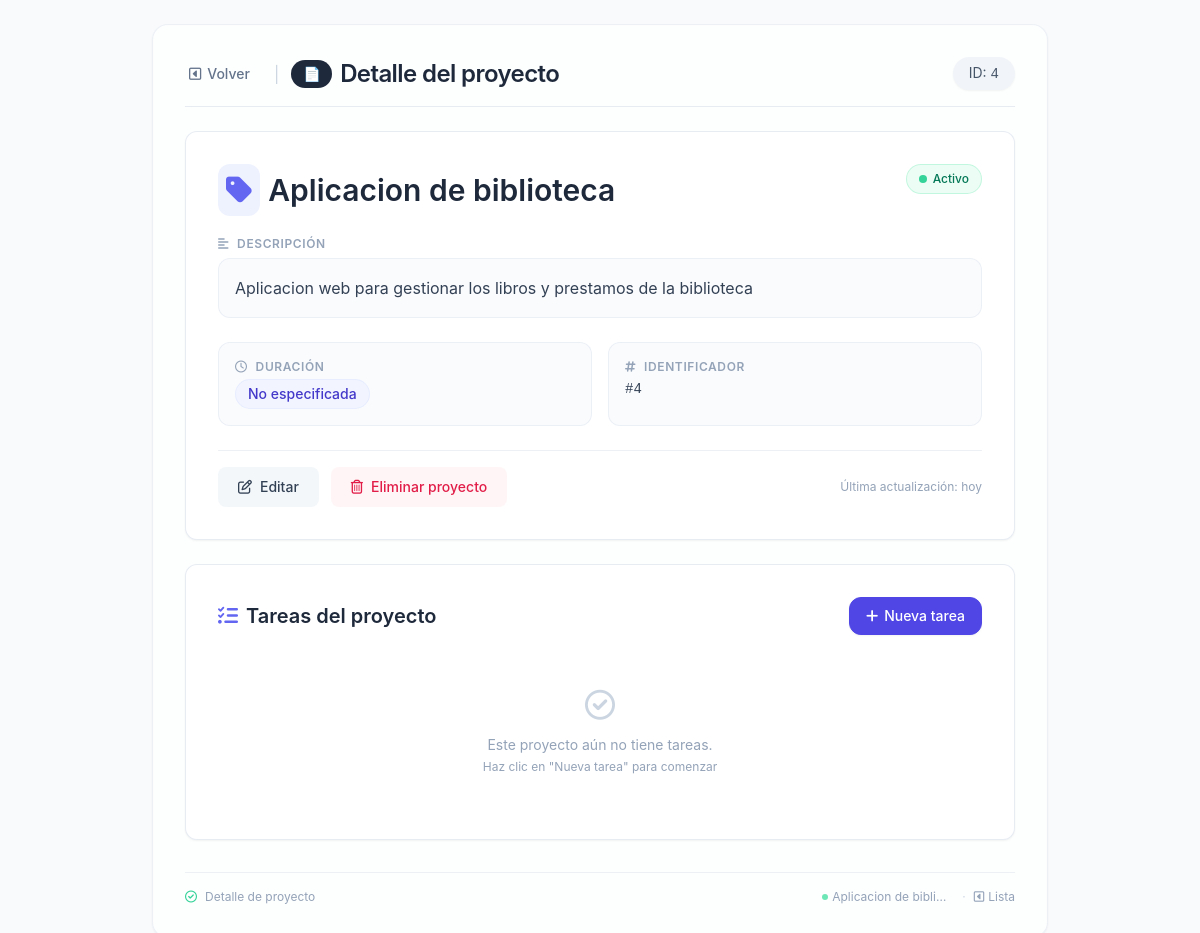
Page /proyectos/4/ on the earlier database version.
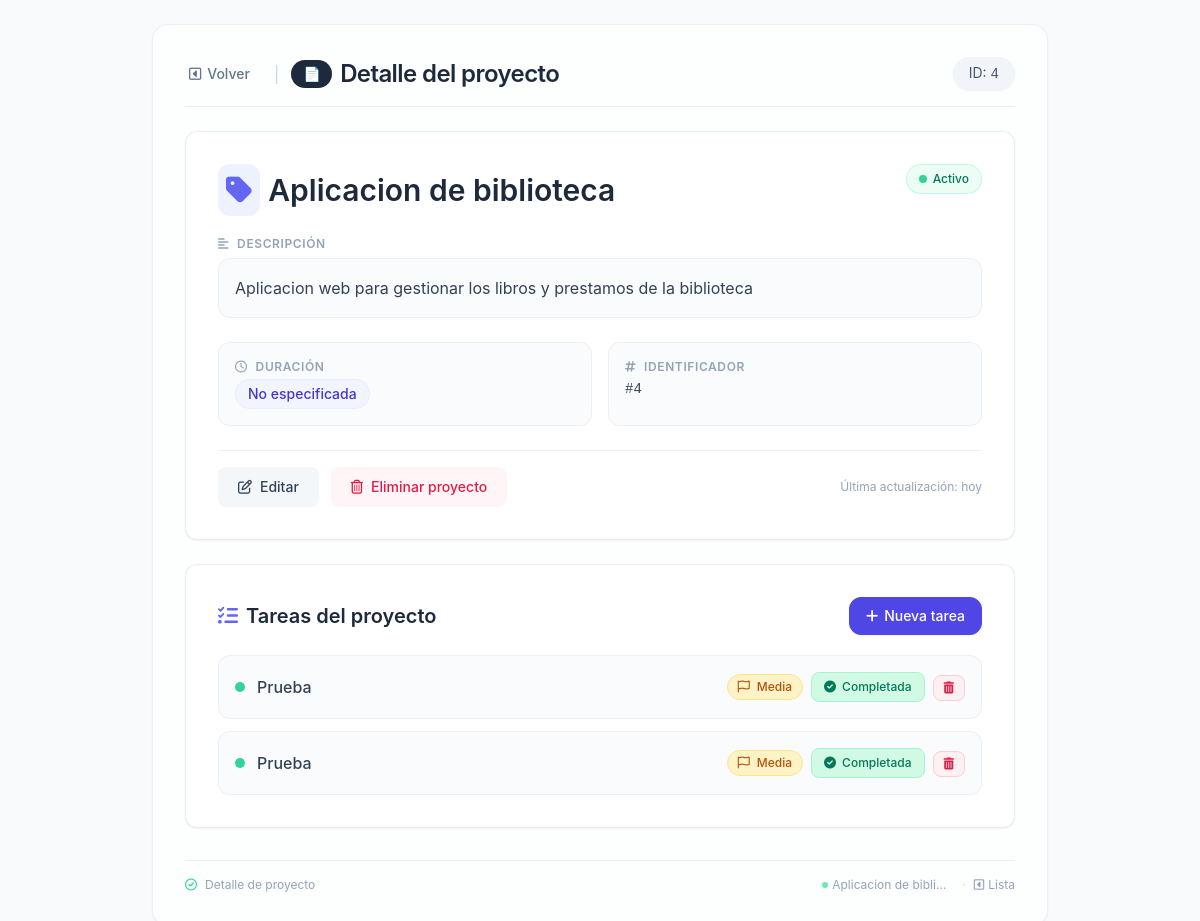
Same page on the later database version.
### gestor_proyectos/models.py (models this page shows)
class Proyecto(models.Model):
  nombre = models.CharField(max_length=100) # Campo de texto (varchar)
  descripcion = models.TextField() # Campo de texto largo
  duracion = models.IntegerField() # Campo numérico entero

class Tarea(models.Model):
  PRIORIDAD_CHOICES = [
    ('BAJA', 'Baja'),
    ('MEDIA', 'Media'),
    ('ALTA', 'Alta'),
  ]
  ESTADO_CHOICES = [
    ('PENDIENTE', 'Pendiente'),
    ('EN_PROGRESO', 'En Progreso'),
    ('COMPLETADA', 'Completada'),
  ]
  proyecto = models.ForeignKey(
    Proyecto,
    on_delete=models.CASCADE,
    related_name='tareas'
  )
  titulo = models.CharField(max_length=50)
  prioridad = models.CharField(
    max_length=5,
    choices=PRIORIDAD_CHOICES,
    default='MEDIA'
  )
  estado = models.CharField(
    max_length=11,
    choices=ESTADO_CHOICES,
    default='PENDIENTE'
  )

### gestor_proyectos/views.py (the view)
# urls.py: path('proyectos/<int:id>/', views.ver_proyecto, name='ver_proyecto'),
def ver_proyecto(request, id):
  proyecto = Proyecto.objects.get(id=id)
  return render(request,'detalle-proyecto.html', {'proyecto': proyecto})

### gestor_proyectos/templates/detalle-proyecto.html (shortened to what this page needs)
<!DOCTYPE html>
<html lang="es">
<head>
    <script src="https://cdn.tailwindcss.com"></script>
    <link rel="stylesheet" href="https://cdnjs.cloudflare.com/ajax/libs/font-awesome/6.0.0-beta3/css/all.min.css" />
</head>
<body class="antialiased text-slate-700 p-4 md:p-6">
    <main class="max-w-4xl mx-auto bg-white/70 backdrop-blur-sm rounded-2xl shadow-sm p-6 md:p-8 border border-slate-200/60">
        <div class="flex flex-wrap items-center justify-between gap-4 mb-6 border-b border-slate-200/80 pb-4">
            <div class="flex items-center gap-3">
                <a href="{% url 'proyectos' %}"
                   class="inline-flex items-center gap-1.5 text-sm font-medium text-slate-500 hover:text-slate-700 transition-colors enlace-accion px-3 py-1.5 rounded-lg -ml-2">
                    <i class="fa-regular fa-square-caret-left"></i>
                    Volver
                </a>
                <span class="text-slate-300">|</span>
                <h1 class="text-2xl font-semibold tracking-tight text-slate-800 flex items-center gap-2">
                    <span class="bg-slate-800 text-white text-sm font-medium px-3 py-1 rounded-full">📄</span>
                    Detalle del proyecto
                </h1>
            </div>
            <div class="text-sm bg-slate-100 px-4 py-1.5 rounded-full text-slate-600 shadow-sm">
                ID: <span class="font-mono font-medium">{{ proyecto.id }}</span>
            </div>
        </div>
        <div class="detalle-card bg-white border border-slate-200/80 rounded-xl p-6 md:p-8 shadow-sm">
            <div class="flex flex-wrap items-start justify-between gap-4 mb-5">
                <h2 class="text-2xl md:text-3xl font-semibold text-slate-800 break-words flex items-center gap-2">
                    <span class="bg-indigo-50 p-2 rounded-xl text-indigo-500">
                        <i class="fa-solid fa-tag"></i>
                    </span>
                    {{ proyecto.nombre }}
                </h2>
                <span class="inline-flex items-center gap-1.5 text-xs font-medium text-emerald-700 bg-emerald-50 px-3 py-1.5 rounded-full border border-emerald-200/60">
                    <span class="w-2 h-2 rounded-full bg-emerald-400"></span>
                    Activo
                </span>
            </div>
            <div class="mb-6">
                <h3 class="text-xs font-semibold text-slate-400 uppercase tracking-wider mb-1.5 flex items-center gap-2">
                    <i class="fa-solid fa-align-left text-slate-400"></i>
                    Descripción
                </h3>
                <div class="bg-slate-50/70 rounded-xl p-4 border border-slate-200/60">
                    <p class="text-slate-700 leading-relaxed">
                        {{ proyecto.descripcion|default:"<span class='text-slate-400 italic'>Sin descripción proporcionada</span>" }}
                    </p>
                </div>
            </div>
            <div class="grid grid-cols-1 sm:grid-cols-2 gap-4 mb-6">
                <div class="bg-slate-50/70 rounded-xl p-4 border border-slate-200/60">
                    <h3 class="text-xs font-semibold text-slate-400 uppercase tracking-wider mb-1 flex items-center gap-2">
                        <i class="fa-regular fa-clock"></i>
                        Duración
                    </h3>
                    <p class="text-slate-700 font-medium flex items-center gap-2">
                        <span class="bg-indigo-50/70 px-3 py-1 rounded-full text-indigo-700 border border-indigo-100/60 text-sm">
                            {{ proyecto.duracion|default:"No especificada" }}
                        </span>
                    </p>
                </div>
                <div class="bg-slate-50/70 rounded-xl p-4 border border-slate-200/60">
                    <h3 class="text-xs font-semibold text-slate-400 uppercase tracking-wider mb-1 flex items-center gap-2">
                        <i class="fa-regular fa-hashtag"></i>
                        Identificador
                    </h3>
                    <p class="text-slate-700 font-mono text-sm">#{{ proyecto.id }}</p>
                </div>
            </div>
            <div class="flex flex-wrap items-center gap-3 pt-4 border-t border-slate-200/60 mt-2">
                <a href="{% url 'editar_proyecto' proyecto.id %}"
                   class="enlace-accion inline-flex items-center gap-2 px-5 py-2.5 text-sm font-medium text-slate-700 bg-slate-100/80 hover:bg-slate-200/80 rounded-lg transition-colors">
                    <i class="fa-regular fa-pen-to-square"></i>
                    Editar
                </a>
                <a href="{% url 'eliminar_proyecto' proyecto.id %}"
                   class="enlace-accion inline-flex items-center gap-2 px-5 py-2.5 text-sm font-medium text-rose-600 bg-rose-50/70 hover:bg-rose-100/80 rounded-lg transition-colors">
                    <i class="fa-regular fa-trash-can"></i>
                    Eliminar proyecto
                </a>
                <span class="text-xs text-slate-400 ml-auto">Última actualización: hoy</span>
            </div>
        </div>
        <div class="mt-6 bg-white border border-slate-200/80 rounded-xl p-6 md:p-8 shadow-sm">
            <div class="flex items-center justify-between gap-4 mb-5">
                <h2 class="text-xl font-semibold text-slate-800 flex items-center gap-2">
                    <i class="fa-solid fa-list-check text-indigo-500"></i>
                    Tareas del proyecto
                </h2>
                <a href="{% url 'crear_tarea' proyecto.id %}"
                   class="inline-flex items-center gap-1.5 px-4 py-2 bg-indigo-600 text-white text-sm font-medium rounded-xl border border-indigo-600 hover:bg-indigo-700 transition-colors shadow-sm">
                    <i class="fa-solid fa-plus"></i>
                    <span class="hidden sm:inline">Nueva tarea</span>
                </a>
            </div>
            <ul class="space-y-3">
                {% for tarea in proyecto.tareas.all %}
                    <li class="flex flex-col sm:flex-row items-start sm:items-center gap-2 p-4 bg-slate-50/70 rounded-xl border border-slate-200/60 hover:border-indigo-200 transition-colors">
                        <div class="flex items-center gap-3 flex-1 min-w-0 w-full sm:w-auto">
                            <span class="w-2.5 h-2.5 rounded-full flex-shrink-0
                                {% if tarea.estado == 'COMPLETADA' %}bg-emerald-400
                                {% elif tarea.estado == 'EN_PROGRESO' %}bg-amber-400
                                {% else %}bg-slate-400{% endif %}">
                            </span>
                            <span class="font-medium text-slate-700 truncate">{{ tarea.titulo }}</span>
                        </div>
                        <div class="flex flex-wrap items-center gap-2 w-full sm:w-auto ml-0 sm:ml-auto">
                            <span class="text-xs font-medium px-2.5 py-1 rounded-full
                                {% if tarea.prioridad == 'ALTA' %}bg-rose-100 text-rose-700 border border-rose-200
                                {% elif tarea.prioridad == 'MEDIA' %}bg-amber-100 text-amber-700 border border-amber-200
                                {% else %}bg-emerald-100 text-emerald-700 border border-emerald-200{% endif %}">
                                <i class="fa-regular fa-flag mr-1"></i>
                                {{ tarea.get_prioridad_display }}
                            </span>
                            <form action="{% url 'avanzar_estado_tarea' tarea.id %}" method="post" class="inline">
                                <button type="submit"
                                        class="btn-tarea inline-flex items-center gap-1.5 px-3 py-1.5 text-xs font-medium rounded-lg transition-colors
                                        {% if tarea.estado == 'COMPLETADA' %}
                                            bg-emerald-100 text-emerald-700 hover:bg-emerald-200 border border-emerald-200
                                        {% elif tarea.estado == 'EN_PROGRESO' %}
                                            bg-amber-100 text-amber-700 hover:bg-amber-200 border border-amber-200
                                        {% else %}
                                            bg-slate-100 text-slate-600 hover:bg-slate-200 border border-slate-200
                                        {% endif %}">
                                    {% if tarea.estado == 'COMPLETADA' %}
                                        <i class="fa-solid fa-circle-check"></i>
                                        {{ tarea.get_estado_display }}
                                    {% else %}
                                        <i class="fa-regular fa-circle-right"></i>
                                        {% if tarea.estado == 'PENDIENTE' %}Iniciar{% else %}Avanzar{% endif %}
                                    {% endif %}
                                </button>
                            </form>
                            <form action="{% url 'eliminar_tarea' tarea.id %}" method="post" class="inline">
                                <button onclick="return confirm('¿Estás seguro de eliminar esta tarea?')"
                                        type="submit"
                                        class="btn-tarea inline-flex items-center gap-1.5 px-2.5 py-1.5 text-xs font-medium rounded-lg transition-colors
                                        bg-rose-50 text-rose-600 hover:bg-rose-100 border border-rose-200">
                                    <i class="fa-solid fa-trash-can"></i>
                                </button>
                            </form>
                        </div>
                    </li>
                {% empty %}
                    <li class="text-center text-slate-400 py-8">
                        <i class="fa-regular fa-circle-check text-3xl block mb-3 text-slate-300"></i>
                        <p class="text-sm">Este proyecto aún no tiene tareas.</p>
                        <p class="text-xs mt-1">Haz clic en "Nueva tarea" para comenzar</p>
                    </li>
                {% endfor %}
            </ul>
        </div>
        <div class="mt-8 pt-4 border-t border-slate-200/60 text-xs text-slate-400 flex flex-wrap justify-between items-center">
            <span class="flex items-center gap-2">
                <i class="fa-regular fa-circle-check text-emerald-400"></i>
                Detalle de proyecto
            </span>
            <span class="flex gap-3">
                <span class="inline-flex items-center gap-1">
                    <span class="w-1.5 h-1.5 rounded-full bg-emerald-300"></span>
                    {{ proyecto.nombre|truncatechars:20 }}
                </span>
                <span class="inline-flex items-center gap-1">
                    <span class="mx-1 text-slate-300">·</span>
                    <i class="fa-regular fa-square-caret-left"></i>
                    <a href="{% url 'proyectos' %}" class="hover:text-indigo-500 transition-colors">
                        Lista
                    </a>
                </span>
            </span>
        </div>
    </main>
</body>
</html>

### gestor_proyectos/templates/detalle-proyecto.html (style rules this page uses)
body { font-family: 'Inter', -apple-system, BlinkMacSystemFont, 'Segoe UI', Roboto, sans-serif; background-color: #f8fafc; }
.detalle-card { transition: box-shadow 0.15s ease, transform 0.1s ease; }
.enlace-accion { transition: color 0.15s, background-color 0.15s; }
.btn-tarea { transition: all 0.15s ease; }

Differences in the rows shown:
added Tarea: titulo "Prueba", prioridad "Media", estado "Completada"
added Tarea: titulo "Prueba", prioridad "Media", estado "Completada"
Other differences:
text no longer shown: "Este proyecto aún no tiene tareas. Haz clic en \"Nueva tarea\" para comenzar"
